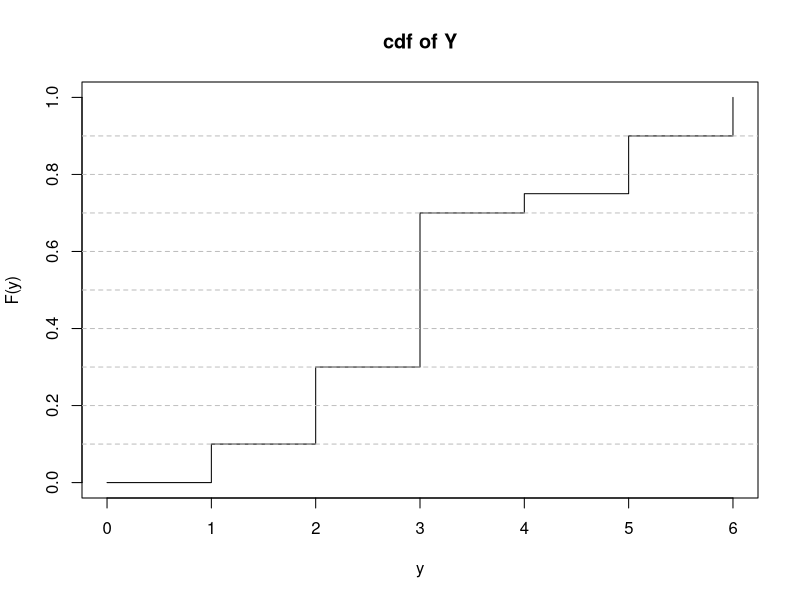
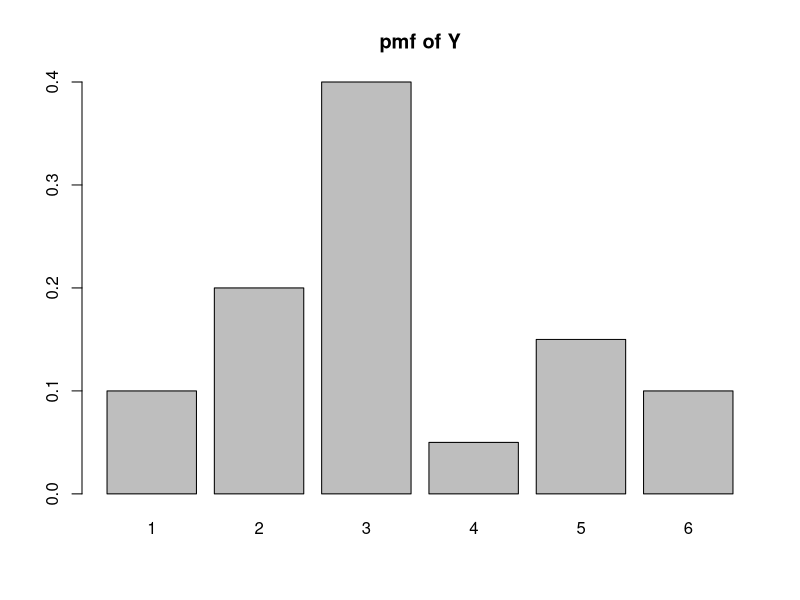
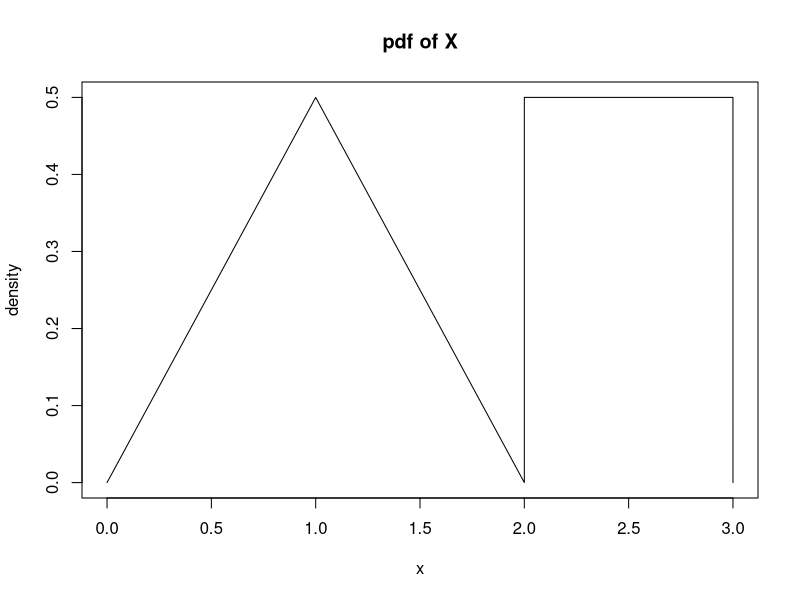

These figures' R source, in order:
## ---- chunk 1
knitr::opts_chunk$set(echo=T,eval=T,message=F,warning=F,fig.align='center')
library(tidyverse)

## ---- chunk 2
library(dplyr)
## ---- chunk 3
q1a_x = pnorm(7, 5, 2)
q1a_y = pnorm(4, 5, 2)
q1a = q1a_x - q1a_y
q1a
## ---- chunk 4
plot(x=0:6, y=c(0,.1,.3, .7, .75,.9,1), type="s", ylab="F(y)", xlab="y", main="cdf of Y")
abline(h=seq(.1,.9,.1), lty=2, col="gray")
## ---- chunk 5
y<- 1:6
py <- c(0.1, .2, .4, .05, .15, .1) ## edit this line
barplot(height=py, names=y, main="pmf of Y")
## ---- chunk 6
plot(x=c(0,1,2,2.0001,2.9999,3), y=c(0,.5,0,.5,.5, 0), type="l", ylab="density", xlab="x", main="pdf of X")
